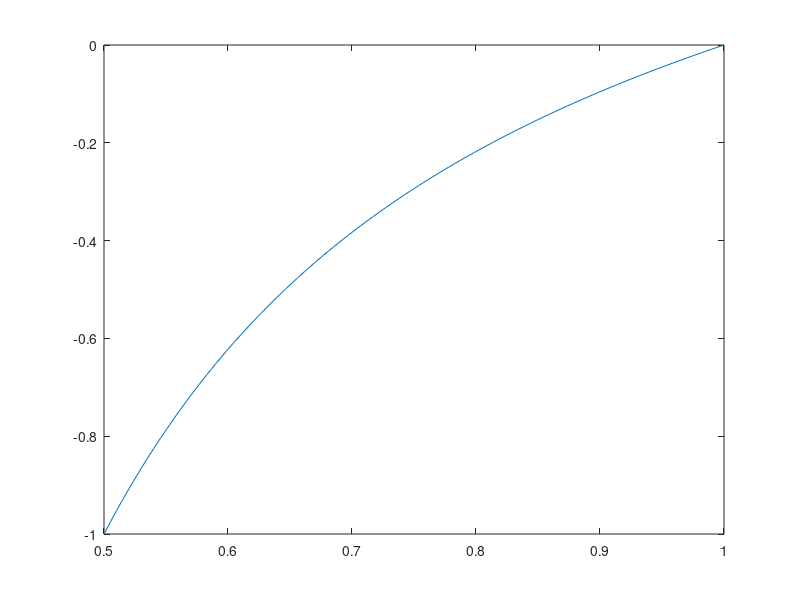

Source code (MATLAB):
function pbcontorno72

close all

a=.5; b =1; N=100;
ua=-1; ub=0;

p=@(x) -2./x; q= @(x)2./(x.*x); f =@(x) zeros(size(x)); %problema 73
x = linspace(a,b,N); x=x'; h=x(2)-a; h2=h*h;
px=p(x); qx=q(x); fx=f(x);

A = diag (2+h2*qx) + diag(-1+h*.5*px(1:end -1),1)...
    + diag(-1-h*.5*px(2:end), -1);

b=h2*fx;

A(1,1)=1; A(1,2)=0; b(1)=ua; A(N,N)=1;
A(N,N-1)=0; b(end)=ub; %Dirichlet

%A(1,1)=-1, A(1,2)=1; b(1)=h*ua;
% A(N,N)=1; A(N,N-1)=-1;b(end)=h*ub; % Neumann

sol = A\b;
plot(x,sol);
shg
